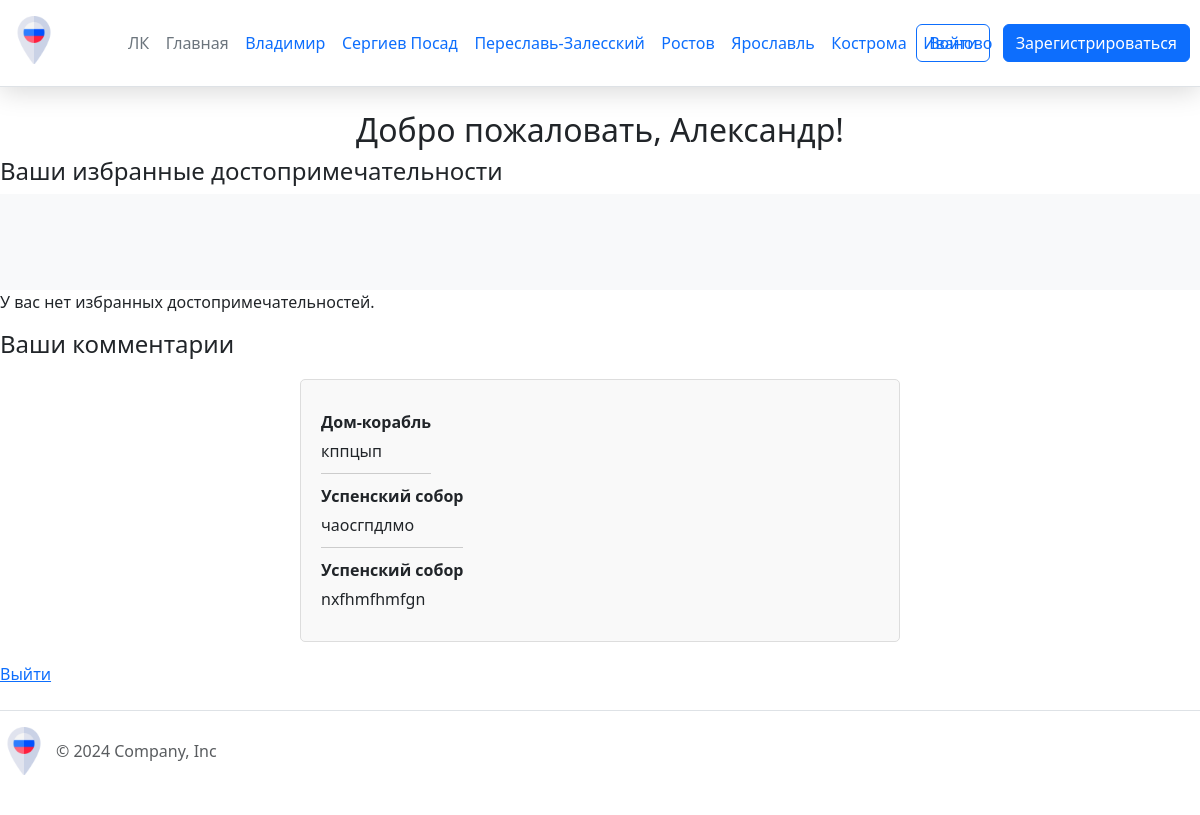
The app's page /lk (signed in), older data.
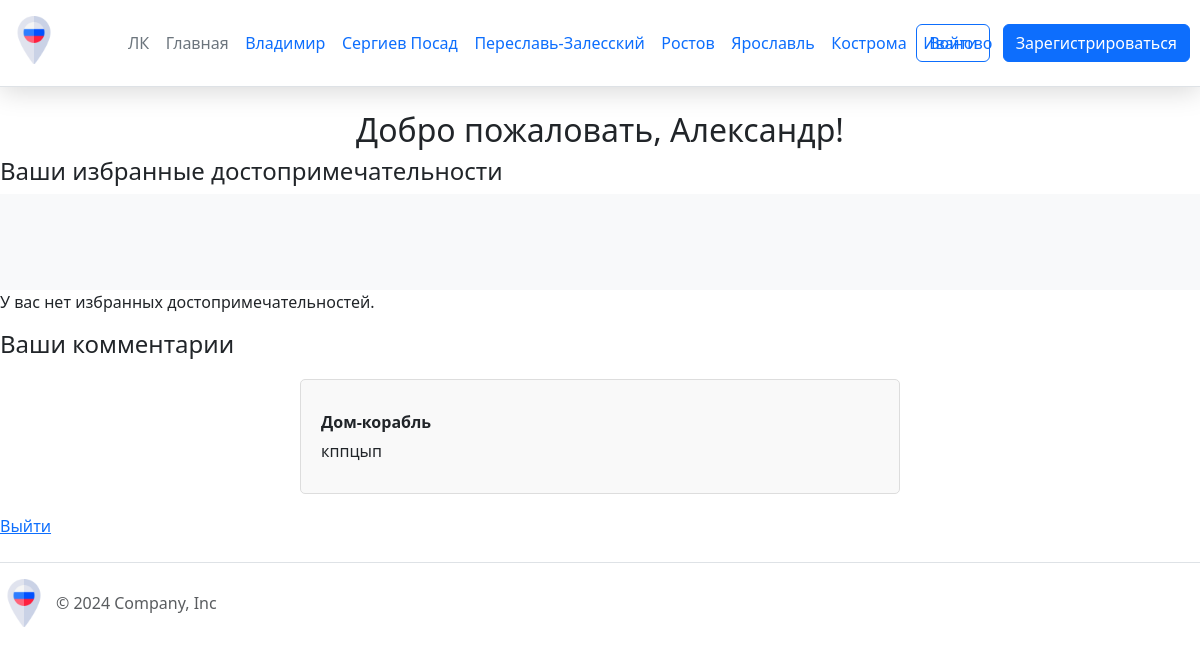
The same page, newer data.
### app.py (models this page shows)
class Attraction(db.Model):
    attraction_id = db.Column(db.Integer, primary_key=True)
    attraction_name = db.Column(db.String(50), nullable=False)
    photo = db.Column(db.LargeBinary, nullable=False)
    description = db.Column(db.Text, nullable=False)
    attraction_type = db.Column(db.String(80), nullable=False)
    city_id = db.Column(db.Integer, db.ForeignKey('city.city_id'), nullable=False)

class Feedback(db.Model):
    feedback_id = db.Column(db.Integer, primary_key=True)
    comment = db.Column(db.String(100), nullable=False)
    user_id = db.Column(db.Integer, db.ForeignKey('user.user_id'), nullable=False)
    attraction_id = db.Column(db.Integer, db.ForeignKey('attraction.attraction_id'), nullable=False)

### app.py (the view)
@app.route("/lk")
@login_required
def lk():
    favorites = Favourite.query.filter_by(user_id=current_user.user_id).all()
    favorite_attractions = []
    for favorite in favorites:
        attraction = Attraction.query.get(favorite.attraction_id)
        if attraction:
            favorite_attractions.append(attraction)
    user_comments = Feedback.query.filter_by(user_id=current_user.user_id).all()  # Получаем все комментарии пользователя
    comments_list = []
    for comment in user_comments:
        comments_list.append({
            'attraction_name': get_attraction_name(comment.attraction_id),  # Функция для получения названия достопримечательности
            'text': comment.comment,
        })
    return render_template('lk.html', name=current_user.name, favorites=favorite_attractions, user_comments=comments_list)

### app.py (called while the page is built)
@app.context_processor
def inject_cities():
    cities = City.query.all()
    return dict(cities=cities)

@login_manager.user_loader
def load_user(user_id):
    return User.query.get(int(user_id))

def get_attraction_name(attraction_id):
    attraction = Attraction.query.get(attraction_id)
    return attraction.attraction_name if attraction else "Неизвестно"

### templates/lk.html (shortened to what this page needs)
{% extends 'base.html' %}
{% block content %}
<h2>Добро пожаловать, {{ name }}!</h2>
<h4>Ваши избранные достопримечательности</h4>
<div class="album py-5 bg-body-tertiary">
</div>
{% if not favorites %}
    <p>У вас нет избранных достопримечательностей.</p>
{% endif %}
<h4>Ваши комментарии</h4>
<div class="comments-section">
    {% if user_comments %}
    {% for comment in user_comments %}
    <div class="comment">
      <div class="comment-username">{{ comment.attraction_name }}</div>
      <div class="comment-text">{{ comment.text }} </div>
    </div>
  {% endfor %}
    {% else %}
        <p>Вы еще не оставили комментариев.</p>
    {% endif %}
</div>
<a href="{{ url_for('logout') }}">Выйти</a>
{% endblock %}

Row changes from the older to the newer data that the page shows:
no longer on this page (row unchanged): Attraction: attraction_name "Успенский собор" "Успенский собор"
removed Feedback: text "чаосгпдлмо"
removed Feedback: text "nxfhmfhmfgn"
